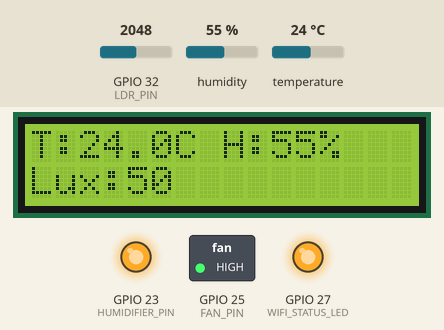
Recording of a sketch running on a simulated ESP32. On the bench: 16×2 character LCD, switched loads named in the sketch (green lamp = pin HIGH), output pins drawn as LEDs (lit = HIGH). Inputs (shaded band) come from the test bench; at power-on: humidity 55 %, GPIO 32 (LDR_PIN) = 2048, temperature 24 °C. WiFi joins after 1.5 s; servers stay silent unless stated; what the sketch prints to the serial monitor is not drawn.

Above: at 7.8 s.
7.9 s: humidity set to 78 %
At 9.7 s:
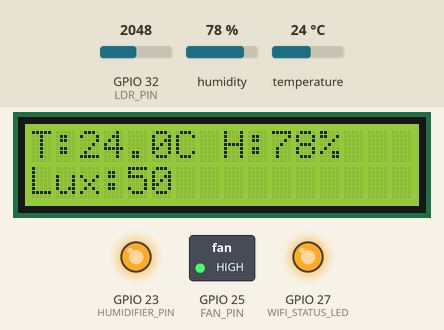
10.2 s: humidity set to 81 %
At 11.7 s:
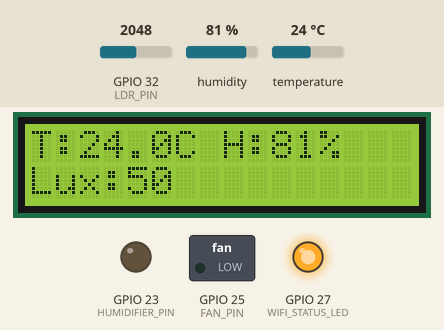
12.3 s: GPIO 32 (LDR_PIN) set to 2866
At 13.4 s:
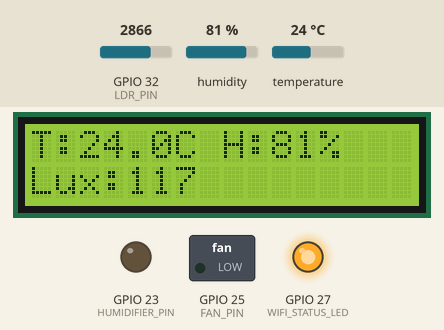
13.9 s: temperature set to 12 °C
At 16.0 s:
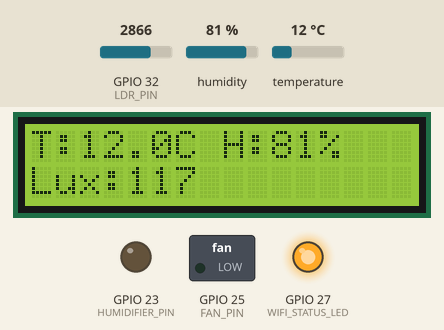
16.5 s: GPIO 32 (LDR_PIN) set to 3603
At 17.7 s:
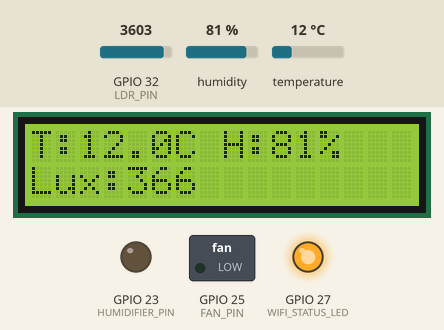
18.1 s: GPIO 32 (LDR_PIN) set to 4095
At 18.7 s:
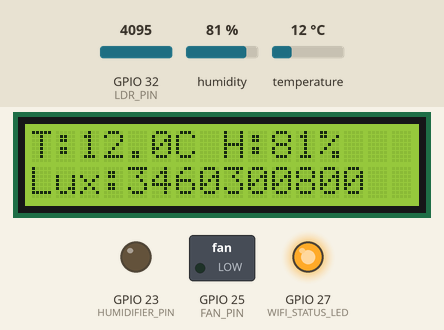
Timing chart, 0 to 20.7 s (numbered marks = the images above; inputs shaded):
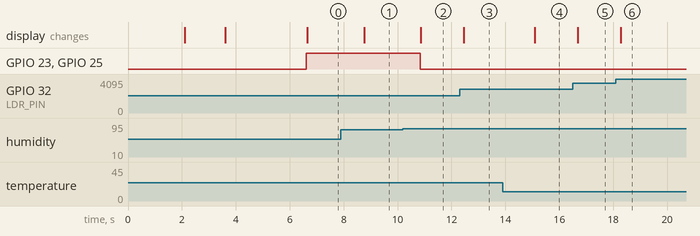

Measured:
- the behaviour switches between 79 and 80 % on humidity (found by bisection; images 1 and 2)
- after the input at 7.9 s, the display: changes after 0.86 s (image 1)
- after the input at 10.2 s, GPIO 23 (HUMIDIFIER_PIN), GPIO 25 (FAN_PIN): HIGH → LOW after 0.64 s; the display: changes after 0.67 s (image 2)
- after the input at 12.3 s, the display: changes after 0.15 s (image 3)
- after the input at 13.9 s, the display: changes after 1.2 s (image 4)
- after the input at 16.5 s, the display: changes after 0.18 s (image 5)
- after the input at 18.1 s, the display: changes after 0.17 s (image 6)

The sketch:

dmms_no_mqtt.ino
```cpp
#include <Arduino.h>
#include <Wire.h>
#include <LiquidCrystal_I2C.h>
#include "DHT.h"
#include <WiFi.h>
#include <WiFiManager.h> // https://github.com/tzapu/WiFiManager

// ==== Pins ====
#define DHTPIN 4
#define DHTTYPE DHT21
#define LDR_PIN 32
#define HUMIDIFIER_PIN 23
#define FAN_PIN 25
#define WIFI_STATUS_LED 27

// ==== Objects ====
DHT dht(DHTPIN, DHTTYPE);
LiquidCrystal_I2C lcd(0x27, 16, 2);

// ==== Globals ====
float temperature = NAN;
float humidity = NAN;
float lux = NAN;
unsigned long lastDHTRead = 0;
const unsigned long DHT_INTERVAL = 2000;

#define WIFI_RECOVER_TIME_MS 30000
#define WIFI_CHECK_INTERVAL_MS 10000

// ==== FreeRTOS Task: Keep WiFi Alive ====
void keepWiFiAlive(void *parameter) {
  for (;;) {
    if (WiFi.status() == WL_CONNECTED) {
      digitalWrite(WIFI_STATUS_LED, HIGH);
      Serial.println("[WiFi] Still connected");
      vTaskDelay(WIFI_CHECK_INTERVAL_MS / portTICK_PERIOD_MS);
      continue;
    }

    digitalWrite(WIFI_STATUS_LED, LOW);
    Serial.println("[WiFi] Disconnected. Reconnecting...");

    lcd.clear();
    lcd.setCursor(0, 0);
    lcd.print("Reconnecting...");
    lcd.setCursor(0, 1);
    lcd.print("Wait WiFi...");

    WiFi.begin();
    unsigned long startTime = millis();
    while (WiFi.status() != WL_CONNECTED && millis() - startTime < 15000) {
      delay(500);
    }

    if (WiFi.status() == WL_CONNECTED) {
      Serial.println("[WiFi] Reconnected!");
      lcd.clear();
      lcd.setCursor(0, 0);
      lcd.print("WiFi Restored");
      lcd.setCursor(0, 1);
      lcd.print(WiFi.localIP());
      delay(3000);
      lcd.clear();
    } else {
      Serial.println("[WiFi] Reconnect Failed");
      lcd.clear();
      lcd.setCursor(0, 0);
      lcd.print("WiFi Reconnect");
      lcd.setCursor(0, 1);
      lcd.print("FAILED");
      delay(3000);
    }

    vTaskDelay(WIFI_RECOVER_TIME_MS / portTICK_PERIOD_MS);
  }
}

void setup() {
  Serial.begin(115200);

  // I/O
  pinMode(HUMIDIFIER_PIN, OUTPUT);
  pinMode(FAN_PIN, OUTPUT);
  pinMode(WIFI_STATUS_LED, OUTPUT);

  digitalWrite(HUMIDIFIER_PIN, LOW);
  digitalWrite(FAN_PIN, LOW);
  digitalWrite(WIFI_STATUS_LED, LOW);

  lcd.begin();
  lcd.backlight();
  lcd.setCursor(0, 0);
  lcd.print("Mushroom System");
  delay(2000);
  lcd.clear();

  dht.begin();

  // WiFiManager: only for first connection
  WiFi.mode(WIFI_STA);
  WiFiManager wm;
  lcd.setCursor(0, 0);
  lcd.print("Connect WiFi...");
  bool res = wm.autoConnect("AutoConnectAP", "password");

  if (!res) {
    lcd.setCursor(0, 1);
    lcd.print("Failed. Reboot?");
    Serial.println("[WiFi] Setup failed");
    delay(3000);
  } else {
    digitalWrite(WIFI_STATUS_LED, HIGH);
    Serial.println("[WiFi] Connected");
    lcd.setCursor(0, 1);
    lcd.print(WiFi.localIP());
    delay(3000);
    lcd.clear();
  }

  // Start FreeRTOS WiFi monitoring task
  xTaskCreatePinnedToCore(
    keepWiFiAlive,
    "keepWiFiAlive",
    5000,
    NULL,
    1,
    NULL,
    1
  );
}

void loop() {
  // DHT reading
  if (millis() - lastDHTRead >= DHT_INTERVAL) {
    lastDHTRead = millis();
    float t = dht.readTemperature();
    float h = dht.readHumidity();
    if (!isnan(t) && !isnan(h)) {
      temperature = t;
      humidity = h;
    }
  }

  // LDR reading
  int ldrRaw = analogRead(LDR_PIN);
  float voltage = ldrRaw * (3.3 / 4095.0);
  float resistance = (3.3 - voltage) * 10000.0 / voltage;
  lux = 500 / (resistance / 1000.0);

  // Humidity Control
  if (!isnan(humidity) && humidity < 80) {
    digitalWrite(HUMIDIFIER_PIN, HIGH);
    digitalWrite(FAN_PIN, HIGH);
  } else {
    digitalWrite(HUMIDIFIER_PIN, LOW);
    digitalWrite(FAN_PIN, LOW);
  }

  // Serial Output
  Serial.print("Temp: "); Serial.print(temperature);
  Serial.print(" C, Hum: "); Serial.print(humidity);
  Serial.print(" %, Lux: "); Serial.println(lux);

  // LCD Output
  lcd.setCursor(0, 0);
  lcd.print("T:");
  if (!isnan(temperature)) lcd.print(temperature, 1); else lcd.print("--.-");
  lcd.print("C H:");
  if (!isnan(humidity)) lcd.print(humidity, 0); else lcd.print("--");
  lcd.print("% ");

  lcd.setCursor(0, 1);
  lcd.print("Lux:");
  lcd.print(lux, 0);
  lcd.print("       ");

  delay(500);
}
```
